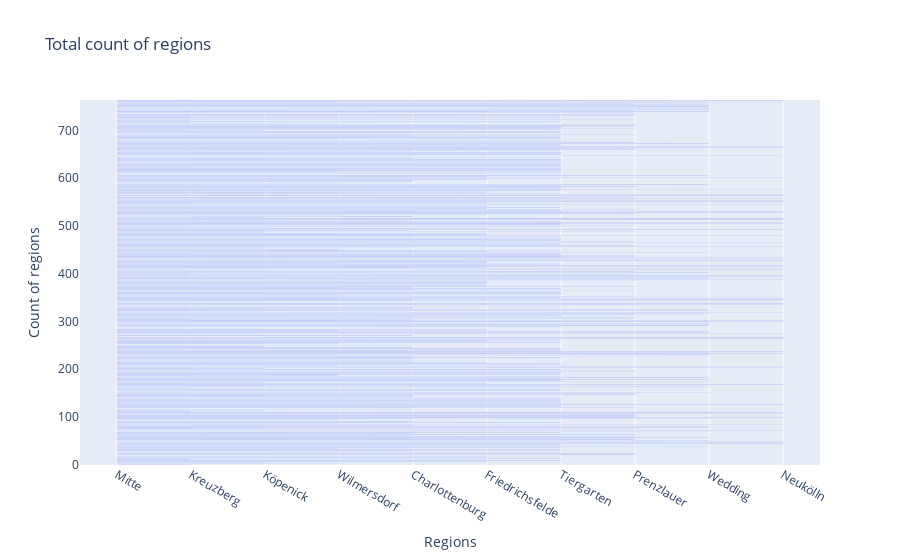

Here is the notebook cell this chart was saved with:
### Markdown cell above
## **A Plot to show the Total count of regions in berlin**

### Code cell
data = {
  'x': rentals['Region'],
  'name': 'Region',
  'type': 'bar'
};

layout = {
  'xaxis': {'title': 'Regions'},
    'yaxis': {'title': 'Count of regions'},
  'barmode': 'relative',
  'title': 'Total count of regions'
};
fig = go.Figure(data = data, layout = layout)
iplot(fig)

### Figure 1 — Plotly figure (JSON) as saved in the notebook; plotly's stock layout.template omitted (floating-point values rounded to 4 significant figures; data arrays with more than 128 entries replaced by an {"elided": "..."} marker saying what was removed)
{"data": [{"x": {"elided": "764 str values"}, "type": "bar", "name": "Region"}], "layout": {"barmode": "relative", "yaxis": {"title": {"text": "Count of regions"}}, "xaxis": {"title": {"text": "Regions"}}, "title": {"text": "Total count of regions"}}}
